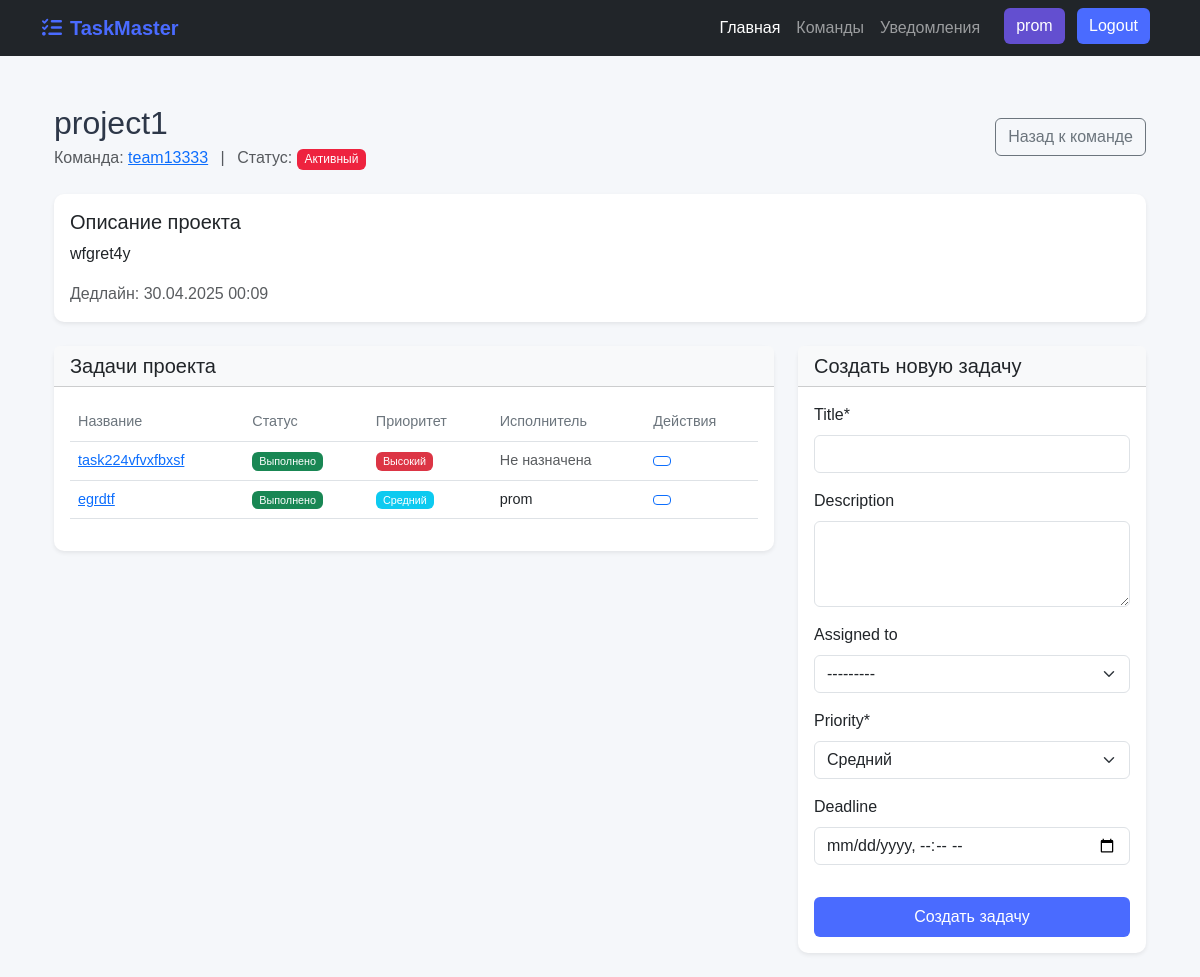
The app's page /team/1/project/1/ (signed in) with its own data.
### tasktracker/models.py (models this page shows, shortened)
class Project(models.Model):
    STATUS_CHOICES = [
        ('PLANNING', 'Планирование'),
        ('ACTIVE', 'Активный'),
        ('ON_HOLD', 'На паузе'),
        ('COMPLETED', 'Завершен'),
    ]
    name = models.CharField(max_length=100)
    description = models.TextField(blank=True)
    team = models.ForeignKey(Team, on_delete=models.CASCADE)
    status = models.CharField(max_length=10, choices=STATUS_CHOICES, default='PLANNING')
    created_at = models.DateTimeField(auto_now_add=True)
    updated_at = models.DateTimeField(auto_now=True)
    deadline = models.DateTimeField(null=True, blank=True)
    def get_status_color(self):
        return self.status.lower()

class Team(models.Model):
    name = models.CharField(max_length=100)
    description = models.TextField(blank=True)
    created_at = models.DateTimeField(auto_now_add=True)
    updated_at = models.DateTimeField(auto_now=True)

class Task(models.Model):
    PRIORITY_CHOICES = [
        ('LOW', 'Низкий'),
        ('MEDIUM', 'Средний'),
        ('HIGH', 'Высокий'),
    ]
    STATUS_CHOICES = [
        ('TODO', 'К выполнению'),
        ('IN_PROGRESS', 'В работе'),
        ('REVIEW', 'На проверке'),
        ('DONE', 'Выполнено'),
    ]
    title = models.CharField(max_length=200)
    description = models.TextField(blank=True)
    project = models.ForeignKey(Project, on_delete=models.CASCADE)
    assigned_to = models.ForeignKey(TeamMember, on_delete=models.SET_NULL, null=True, blank=True)
    created_by = models.ForeignKey(TeamMember, on_delete=models.SET_NULL, null=True, related_name='created_tasks')
    status = models.CharField(max_length=11, choices=STATUS_CHOICES, default='TODO')
    priority = models.CharField(max_length=6, choices=PRIORITY_CHOICES, default='MEDIUM')
    created_at = models.DateTimeField(auto_now_add=True)
    updated_at = models.DateTimeField(auto_now=True)
    deadline = models.DateTimeField(null=True, blank=True)
    completed_at = models.DateTimeField(null=True, blank=True)
    def get_status_color(self):
        return self.status.lower()
    def get_priority_color(self):
        return self.priority.lower()

class TeamMember(models.Model):
    ROLE_CHOICES = [
        ('ADMIN', 'Admin'),
        ('MODERATOR', 'Moderator'),
        ('DEVELOPER', 'Developer'),
        ('VIEWER', 'Viewer'),
    ]
    user = models.ForeignKey(User, on_delete=models.CASCADE)
    team = models.ForeignKey(Team, on_delete=models.CASCADE)
    role = models.CharField(max_length=10, choices=ROLE_CHOICES, default='DEVELOPER')
    joined_at = models.DateTimeField(auto_now_add=True)
    class Meta:
        unique_together = ('user', 'team')
    def __str__(self):
        return f"{self.user.username} - {self.team.name}"

### tasktracker/views.py (the view)
# urls.py: path('team/<int:team_id>/project/<int:project_id>/', project_detail, name='project_detail'),
@login_required
def project_detail(request, team_id, project_id):
    project = get_object_or_404(Project, id=project_id, team_id=team_id)
    if (request.user.is_staff):
        try:
            member = get_object_or_404(TeamMember, team=team_id, user=request.user)
        except:
            member = None
    else:
        member = get_object_or_404(TeamMember, team=team_id, user=request.user)
    tasks = Task.objects.filter(project=project)
    if request.method == 'POST':
        form = TaskForm(project.team, request.POST)
        if form.is_valid():
            task = form.save(commit=False)
            task.project = project
            task.created_by = member
            task.save()
            messages.success(request, 'Задача успешно создана!')
            return redirect('project_detail', team_id=team_id, project_id=project.id)
    else:
        form = TaskForm(project.team)
    context = {
        'project': project,
        'member': member,
        'tasks': tasks,
        'form': form,
    }
    return render(request, 'tasktracker/project_detail.html', context)

### tasktracker/forms.py
class TaskForm(forms.ModelForm):
    def __init__(self, team, *args, **kwargs):
        super(TaskForm, self).__init__(*args, **kwargs)
        self.fields['assigned_to'].queryset = TeamMember.objects.filter(team=team)
    class Meta:
        model = Task
        fields = ['title', 'description', 'assigned_to', 'priority', 'deadline']
        widgets = {
            'description': forms.Textarea(attrs={'rows': 3}),
            'deadline': forms.DateTimeInput(attrs={'type': 'datetime-local'}),
        }

### tasktracker/templates/tasktracker/project_detail.html (shortened to what this page needs)
{% extends 'base.html' %}
{% load crispy_forms_tags %}
{% block content %}
<div class="container py-4">
    <div class="d-flex justify-content-between align-items-center mb-4">
        <div>
            <h2 class="mb-1">
                 {{ project.name }}
            </h2>
            <p class="text-muted mb-0">
                 Команда: <a href="{% url 'team_detail' team_id=project.team.id %}">{{ project.team.name }}</a>
                <span class="mx-2">|</span>
                Статус: <span class="badge bg-{{ project.get_status_color }}">{{ project.get_status_display }}</span>
            </p>
        </div>
        <a href="{% url 'team_detail' team_id=project.team.id %}" class="btn btn-outline-secondary">
             Назад к команде
        </a>
    </div>
    <div class="card mb-4 border-0 shadow-sm">
        <div class="card-body">
            <h5 class="card-title"> Описание проекта</h5>
            <p class="card-text">{{ project.description|default:"Описание не добавлено" }}</p>
            {% if project.deadline %}
            <p class="card-text text-muted">
                 Дедлайн: {{ project.deadline|date:"d.m.Y H:i" }}
            </p>
            {% endif %}
        </div>
    </div>
    <div class="row">
        <div class="col-lg-8">
            <div class="card border-0 shadow-sm mb-4">
                <div class="card-header bg-light">
                    <h5 class="mb-0"> Задачи проекта</h5>
                </div>
                <div class="card-body">
                    {% if tasks %}
                    <div class="table-responsive">
                        <table class="table table-hover">
                            <thead>
                                <tr>
                                    <th>Название</th>
                                    <th>Статус</th>
                                    <th>Приоритет</th>
                                    <th>Исполнитель</th>
                                    <th>Действия</th>
                                </tr>
                            </thead>
                            <tbody>
                                {% for task in tasks %}
                                <tr>
                                    <td>
                                        <a href="{% url 'task_detail' team_id=project.team.id project_id=project.id task_id=task.id %}">
                                            {{ task.title|truncatechars:30 }}
                                        </a>
                                    </td>
                                    <td>
                                        <span class="badge bg-{{ task.get_status_color }}">
                                            {{ task.get_status_display }}
                                        </span>
                                    </td>
                                    <td>
                                        <span class="badge bg-{{ task.get_priority_color }}">
                                            {{ task.get_priority_display }}
                                        </span>
                                    </td>
                                    <td>
                                        {% if task.assigned_to %}
                                            {{ task.assigned_to.user.username }}
                                        {% else %}
                                            <span class="text-muted">Не назначена</span>
                                        {% endif %}
                                    </td>
                                    <td>
                                        <a href="{% url 'task_detail' team_id=project.team.id project_id=project.id task_id=task.id %}"
                                           class="btn btn-sm btn-outline-primary"
                                           title="Просмотреть">
                                        </a>
                                    </td>
                                </tr>
                                {% endfor %}
                            </tbody>
                        </table>
                    </div>
                    {% else %}
                    <div class="alert alert-info mb-0">
                        <i class="bi bi-info-circle"></i> В этом проекте пока нет задач.
                    </div>
                    {% endif %}
                </div>
            </div>
        </div>
        <div class="col-lg-4">
            <div class="card border-0 shadow-sm">
                <div class="card-header bg-light">
                    <h5 class="mb-0"> Создать новую задачу</h5>
                </div>
                <div class="card-body">
                    <form method="post">
                        {{ form|crispy }}
                        <button type="submit" class="btn btn-primary w-100 mt-3">
                             Создать задачу
                        </button>
                    </form>
                </div>
            </div>
        </div>
    </div>
</div>
{% endblock %}

### tasktracker/templates/base.html (shortened to what this page needs)
<!DOCTYPE html>
<html lang="ru">
<head>
    <link href="https://cdn.jsdelivr.net/npm/bootstrap@5.3.0/dist/css/bootstrap.min.css" rel="stylesheet">
    <link href="https://cdn.jsdelivr.net/npm/bootstrap@5.3.0/dist/css/bootstrap.min.css" rel="stylesheet">
    <link rel="stylesheet" href="https://cdnjs.cloudflare.com/ajax/libs/font-awesome/6.4.0/css/all.min.css">
</head>
<body class="{% block body_class %}{% endblock %}">
    <nav class="navbar navbar-expand-lg navbar-dark bg-dark">
        <div class="container">
            {% load static %}
            <a class="navbar-brand" href="{% url 'main' %}">
                <i class="fas fa-tasks me-2"></i>TaskMaster
            </a>
            <div class="collapse navbar-collapse" id="navbarNav">
                <ul class="navbar-nav">
                    <div class="collapse navbar-collapse" id="navbarNav">
                <ul class="navbar-nav ms-auto">
                    <li class="nav-item">
                        <a class="nav-link active" href="{% url 'profile' %}">Главная</a>
                    </li>
                    <li class="nav-item">
                        <a class="nav-link" href="{% url 'dashboard' %}">Команды</a>
                    </li>
                    <li class="nav-item">
                        <a class="nav-link position-relative" href="{% url 'notifications' %}">
                            Уведомления
                        </a>
                    </li>
                    <li class="nav-item">
                            {% if request.user.is_authenticated %}
                        <a href="/profile" type="button" class="btn btn-custom me-2 mx-3 ">{{ user.username }}</a>
                            <a href="/logout" type="button" class="btn btn-custom-login me-2 ">Logout</a>
                            {% else %}
                            <a href="/login" type="button" class="btn btn-custom-login me-2 mx-3">Login</a>
                            <a href="/registration" type="button" class="btn btn-custom-login me-2">Sign-up</a>
                            {% endif %}
                        </li>
                </ul>
            </div>
                </ul>
            </div>
        </div>
    </nav>
    <div class="container mt-4">
        {% block content %}{% endblock %}
    </div>
</body>
</html>

### tasktracker/templates/tasktracker/project_detail.html (style rules this page uses)
.card { border-radius: 10px; }
.table { font-size: 0.9rem; }
.table th { font-weight: 500; color: #6c757d; }
.badge { font-weight: 500; padding: 0.35em 0.65em; }
.bg-done { background-color: #198754; }
.bg-medium { background-color: #0dcaf0; }
.bg-high { background-color: #dc3545; }
.bg-active { background-color: rgb(238,35,63); }

### tasktracker/templates/base.html (style rules this page uses)
:root { --primary: #4a6bff; --secondary: #fb8516; --dark: #2d3748; --light: #f7fafc; --success: #48bb78; --danger: #e53e3e; }
body { font-family: 'Kumbh Sans', sans-serif; background-color: #f5f7fa; color: var(--dark); }
.navbar-brand { font-weight: 700; color: var(--primary); }
.btn-primary { background-color: var(--primary); border: none; padding: 0.5rem 1.5rem; }
.btn-custom { background-color: #634FD0; color: white; border: none; }
.btn-custom-login { background-color: #4a6bff; color: white; border: none; }

### records on screen
Project: name "project1", team.name "team13333", status "Активный", description "wfgret4y", deadline "30.04.2025 00:09"
Task: title "task224vfvxfbxsf", status "Выполнено", priority "Высокий", shows "Не назначена"
Task: title "egrdtf", status "Выполнено", priority "Средний", assigned_to.user.username "prom"

### other values on screen
{{ user.username }} "prom"
